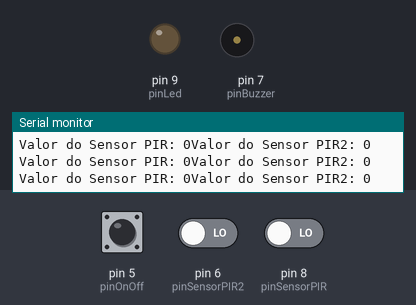
The sketch below on a simulated Arduino Uno, built with avr-gcc and run on an emulated ATmega328P. Parts: output pins drawn as LEDs (lit = HIGH), buzzer (waves = sounding), the last lines printed to the serial monitor. Dashed ring = blinking. Inputs (shaded band) come from the test bench; at power-on: pin 5 (pinOnOff) HIGH, pin 8 (pinSensorPIR) LOW, pin 6 (pinSensorPIR2) LOW.

Above: at 1.2 s.
1.3 s: pin 5 (pinOnOff) pulled LOW for 3.2 s
At 4.6 s:
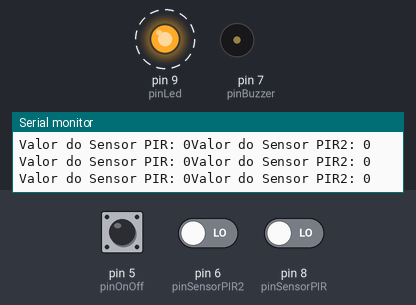
6.0 s: pin 8 (pinSensorPIR) driven HIGH
At 6.7 s:
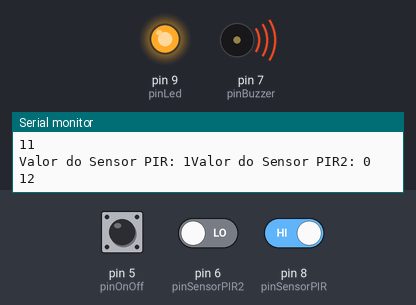
7.5 s: pin 5 (pinOnOff) pulled LOW for 0.15 s
At 8.2 s:
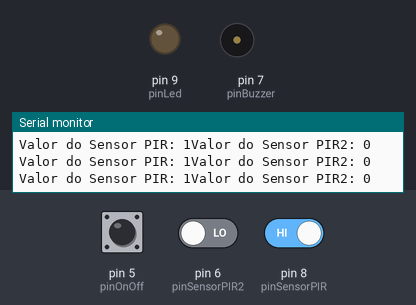
10.6 s: pin 5 (pinOnOff) pulled LOW for 1 s
At 11.0 s:
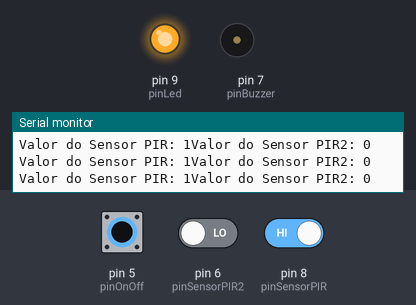
14.6 s: pin 5 (pinOnOff) pulsed LOW 5 times (0.12 s each, 0.3 s apart)
At 17.3 s:
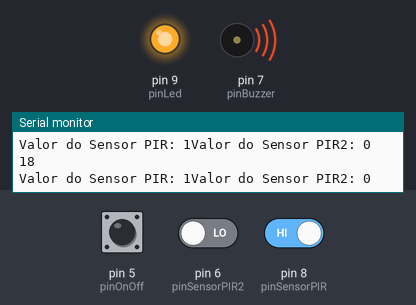
Timing chart, 0 to 18.8 s (numbered marks = the images above; inputs shaded):
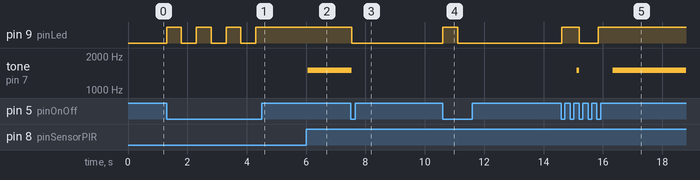

The sketch:

sketch_alarme.ino
```cpp
/*
Projeto Arduino - Alarme com Arduino e sensor de movimento PIR
Por Jota
----------------------------------------
--=<| www.ComoFazerAsCoisas.com.br |>=--
----------------------------------------
*/

//Declaração das variáveis referentes aos pinos digitais.
int pinBuzzer = 7;
int pinSensorPIR = 8;
int pinLed = 9;
int pinOnOff = 5;
int pinSensorPIR2 = 6;

//Variaveis de uso geral
int valorSensorPIR = 0;
int valorOnOff = 1;
int alarmeAtivo = 0;
int qtDisparos = 0;
int sensorAtivado;
int valorSensorPIR2 = 0;

void setup() {
  Serial.begin(9600); //Inicializando o serial monitor

  //Definido pinos como de entrada ou de saída
  pinMode(pinBuzzer,OUTPUT);
  pinMode(pinSensorPIR,INPUT);
  pinMode(pinLed,OUTPUT);
  pinMode(pinOnOff,INPUT_PULLUP);
  pinMode(pinSensorPIR2,INPUT_PULLUP);
}

void loop() {

  //Lê o estado do botão de armar/desarmar
  valorOnOff = digitalRead(pinOnOff);
  // se botão foi pressionado
  if (valorOnOff == 0) {
    //se alarme esta ativo então desativa
    if (alarmeAtivo == 1){
      desligarAlarme();
      digitalWrite(pinLed, LOW);  //desliga led de alarme ativo
      alarmeAtivo=0; //desativa alarme
      qtDisparos = 0;
    }
    else {
      digitalWrite(pinLed, HIGH); //liga led de alarme ativo
      alarmeAtivo = 1; //ativa alarme
    }
    delay (500);
  }

  //Lendo o valor do sensor PIR. Este sensor pode assumir 2 valores
  //1 quando detecta algum movimento e 0 quando não detecta.
  valorSensorPIR = digitalRead(pinSensorPIR);
    valorSensorPIR2 = digitalRead(pinSensorPIR2);

  Serial.print("Valor do Sensor PIR: ");
  Serial.print(valorSensorPIR);
  Serial.print("Valor do Sensor PIR2: ");
  Serial.println(valorSensorPIR2);

  //Verificando se ocorreu detecção de movimentos
  //if (alarmeAtivo == 1 && ( valorSensorPIR == 1  || valorSensorPIR2 == 1) ) {
  if (alarmeAtivo == 1 &&  valorSensorPIR == 1  ) {
    ligarAlarme();

    qtDisparos = qtDisparos + 1;
    Serial.println(qtDisparos);
 // } else {
    //desligarAlarme();
  }

}

void ligarAlarme() {
  //Ligando o led
//  digitalWrite(pinLed, HIGH);

  //Ligando o buzzer com uma frequencia de 1500 hz.
  tone(pinBuzzer,1500);

  //delay(4000); //tempo que o led fica acesso e o buzzer toca


}

void desligarAlarme() {
  //Desligando o led
//  digitalWrite(pinLed, LOW);

  //Desligando o buzzer
  noTone(pinBuzzer);
}
```

Measured:
- after the input at 1.3 s, pin 9 (pinLed): alternates HIGH for 0.50 s and LOW for 0.50 s, 7 changes in all, then stays HIGH, starting at once
- after the input at 6.0 s, tone on pin 7 (pinBuzzer): silent → 1500 Hz after 0.06 s
- after the input at 7.5 s, pin 9 (pinLed): HIGH → LOW at once; tone on pin 7 (pinBuzzer): 1500 Hz → silent at once
- after the input at 10.6 s, pin 9 (pinLed): LOW → HIGH at once, → LOW 0.50 s later
- after the input at 14.6 s, pin 9 (pinLed): LOW → HIGH at once, → LOW 0.59 s later, → HIGH 0.63 s later; tone on pin 7 (pinBuzzer): silent → 1500 Hz after 0.52 s, → silent 0.09 s later, → 1500 Hz 1.1 s later
